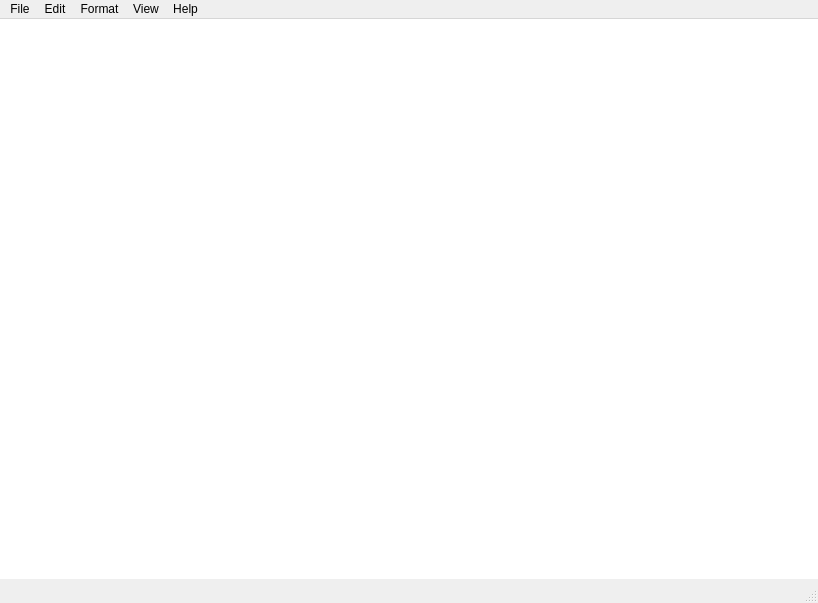
<?xml version="1.0" encoding="UTF-8"?>
<ui version="4.0">
 <author>Abdullah O. Mustapha</author>
 <class>MainWindow</class>
 <widget class="QMainWindow" name="MainWindow">
  <property name="geometry">
   <rect>
    <x>0</x>
    <y>0</y>
    <width>818</width>
    <height>603</height>
   </rect>
  </property>
  <property name="windowTitle">
   <string>MainWindow</string>
  </property>
  <widget class="QWidget" name="centralwidget">
   <widget class="QFrame" name="frame">
    <property name="geometry">
     <rect>
      <x>-1</x>
      <y>-1</y>
      <width>821</width>
      <height>561</height>
     </rect>
    </property>
    <property name="frameShape">
     <enum>QFrame::StyledPanel</enum>
    </property>
    <property name="frameShadow">
     <enum>QFrame::Raised</enum>
    </property>
    <widget class="QTextEdit" name="textEdit">
     <property name="geometry">
      <rect>
       <x>0</x>
       <y>0</y>
       <width>821</width>
       <height>581</height>
      </rect>
     </property>
     <property name="html">
      <string>&lt;!DOCTYPE HTML PUBLIC &quot;-//W3C//DTD HTML 4.0//EN&quot; &quot;http://www.w3.org/TR/REC-html40/strict.dtd&quot;&gt;
&lt;html&gt;&lt;head&gt;&lt;meta name=&quot;qrichtext&quot; content=&quot;1&quot; /&gt;&lt;style type=&quot;text/css&quot;&gt;
p, li { white-space: pre-wrap; }
&lt;/style&gt;&lt;/head&gt;&lt;body style=&quot; font-family:'MS Shell Dlg 2'; font-size:8.25pt; font-weight:400; font-style:normal;&quot;&gt;
&lt;p style=&quot;-qt-paragraph-type:empty; margin-top:0px; margin-bottom:0px; margin-left:0px; margin-right:0px; -qt-block-indent:0; text-indent:0px; font-size:11pt;&quot;&gt;&lt;br /&gt;&lt;/p&gt;&lt;/body&gt;&lt;/html&gt;</string>
     </property>
     <property name="acceptRichText">
      <bool>false</bool>
     </property>
    </widget>
   </widget>
  </widget>
  <widget class="QMenuBar" name="menubar">
   <property name="geometry">
    <rect>
     <x>0</x>
     <y>0</y>
     <width>818</width>
     <height>21</height>
    </rect>
   </property>
   <widget class="QMenu" name="menuFile">
    <property name="title">
     <string>File</string>
    </property>
    <addaction name="actionNew"/>
    <addaction name="actionNew_Window"/>
    <addaction name="actionOpen"/>
    <addaction name="actionSave"/>
    <addaction name="actionSave_as"/>
    <addaction name="separator"/>
    <addaction name="actionPage_Setup"/>
    <addaction name="actionPrint"/>
    <addaction name="separator"/>
    <addaction name="actionExit"/>
   </widget>
   <widget class="QMenu" name="menuEdit">
    <property name="title">
     <string>Edit</string>
    </property>
    <addaction name="actionUndo"/>
    <addaction name="separator"/>
    <addaction name="actionCut"/>
    <addaction name="actionCopy"/>
    <addaction name="actionPaste"/>
    <addaction name="actionDelete"/>
    <addaction name="separator"/>
    <addaction name="actionSearch_with_Bing"/>
    <addaction name="actionFind"/>
    <addaction name="actionFind_Previous"/>
    <addaction name="actionFind_Previous_2"/>
    <addaction name="actionReplace"/>
    <addaction name="actionGo_To"/>
    <addaction name="separator"/>
    <addaction name="actionSelect_All"/>
    <addaction name="actionTime_Date"/>
   </widget>
   <widget class="QMenu" name="menuFormat">
    <property name="title">
     <string>Format</string>
    </property>
    <addaction name="actionWord_Wrap"/>
    <addaction name="actionFonts"/>
   </widget>
   <widget class="QMenu" name="menuView">
    <property name="title">
     <string>View</string>
    </property>
    <widget class="QMenu" name="menuZoom">
     <property name="title">
      <string>Zoom</string>
     </property>
     <addaction name="actionZoom_In"/>
     <addaction name="actionZoom_Out"/>
     <addaction name="actionRestore_Default_Zoom"/>
    </widget>
    <addaction name="menuZoom"/>
    <addaction name="actionStatus_Bar"/>
   </widget>
   <widget class="QMenu" name="menu">
    <property name="title">
     <string>Help</string>
    </property>
    <addaction name="actionView_Help"/>
    <addaction name="actionSend_Feedback"/>
    <addaction name="separator"/>
    <addaction name="actionAbout_Notepad"/>
   </widget>
   <addaction name="menuFile"/>
   <addaction name="menuEdit"/>
   <addaction name="menuFormat"/>
   <addaction name="menuView"/>
   <addaction name="menu"/>
  </widget>
  <widget class="QStatusBar" name="statusbar"/>
  <action name="actionNew">
   <property name="text">
    <string>New</string>
   </property>
   <property name="shortcut">
    <string>Ctrl+N</string>
   </property>
  </action>
  <action name="actionNew_Window">
   <property name="text">
    <string>New Window</string>
   </property>
   <property name="shortcut">
    <string>Ctrl+Shift+N</string>
   </property>
  </action>
  <action name="actionOpen">
   <property name="text">
    <string>Open</string>
   </property>
   <property name="shortcut">
    <string>Ctrl+O</string>
   </property>
  </action>
  <action name="actionSave">
   <property name="text">
    <string>Save</string>
   </property>
   <property name="shortcut">
    <string>Ctrl+S</string>
   </property>
  </action>
  <action name="actionSave_as">
   <property name="text">
    <string>Save as</string>
   </property>
   <property name="shortcut">
    <string>Ctrl+Shift+S</string>
   </property>
  </action>
  <action name="actionPage_Setup">
   <property name="text">
    <string>Page Setup...</string>
   </property>
  </action>
  <action name="actionPrint">
   <property name="text">
    <string>Print...</string>
   </property>
   <property name="shortcut">
    <string>Ctrl+P</string>
   </property>
  </action>
  <action name="actionExit">
   <property name="text">
    <string>Exit</string>
   </property>
  </action>
  <action name="actionUndo">
   <property name="text">
    <string>Undo</string>
   </property>
   <property name="shortcut">
    <string>Ctrl+Z</string>
   </property>
  </action>
  <action name="actionCut">
   <property name="text">
    <string>Cut</string>
   </property>
   <property name="shortcut">
    <string>Ctrl+X</string>
   </property>
  </action>
  <action name="actionCopy">
   <property name="text">
    <string>Copy</string>
   </property>
   <property name="shortcut">
    <string>Ctrl+C</string>
   </property>
  </action>
  <action name="actionPaste">
   <property name="text">
    <string>Paste</string>
   </property>
   <property name="shortcut">
    <string>Ctrl+V</string>
   </property>
  </action>
  <action name="actionDelete">
   <property name="text">
    <string>Delete</string>
   </property>
   <property name="shortcut">
    <string>Del</string>
   </property>
  </action>
  <action name="actionSearch_with_Bing">
   <property name="text">
    <string>Search with Bing</string>
   </property>
   <property name="shortcut">
    <string>Ctrl+E</string>
   </property>
  </action>
  <action name="actionFind">
   <property name="text">
    <string>Find...</string>
   </property>
   <property name="shortcut">
    <string>Ctrl+F</string>
   </property>
  </action>
  <action name="actionFind_Previous">
   <property name="text">
    <string>Find Next</string>
   </property>
   <property name="shortcut">
    <string>F3</string>
   </property>
  </action>
  <action name="actionFind_Previous_2">
   <property name="text">
    <string>Find Previous</string>
   </property>
   <property name="shortcut">
    <string>Shift+F3</string>
   </property>
  </action>
  <action name="actionReplace">
   <property name="text">
    <string>Replace...</string>
   </property>
   <property name="shortcut">
    <string>Ctrl+H</string>
   </property>
  </action>
  <action name="actionGo_To">
   <property name="text">
    <string>Go To...</string>
   </property>
   <property name="shortcut">
    <string>Ctrl+G</string>
   </property>
  </action>
  <action name="actionSelect_All">
   <property name="text">
    <string>Select All</string>
   </property>
   <property name="shortcut">
    <string>Ctrl+A</string>
   </property>
  </action>
  <action name="actionTime_Date">
   <property name="text">
    <string>Time/Date</string>
   </property>
   <property name="shortcut">
    <string>F5</string>
   </property>
  </action>
  <action name="actionWord_Wrap">
   <property name="text">
    <string>Word Wrap</string>
   </property>
  </action>
  <action name="actionFonts">
   <property name="text">
    <string>Fonts...</string>
   </property>
  </action>
  <action name="actionStatus_Bar">
   <property name="checkable">
    <bool>true</bool>
   </property>
   <property name="text">
    <string>Status Bar</string>
   </property>
  </action>
  <action name="actionView_Help">
   <property name="text">
    <string>View Help</string>
   </property>
  </action>
  <action name="actionSend_Feedback">
   <property name="text">
    <string>Send Feedback</string>
   </property>
  </action>
  <action name="actionAbout_Notepad">
   <property name="text">
    <string>About Notepad</string>
   </property>
  </action>
  <action name="actionZoom_In">
   <property name="text">
    <string>Zoom In</string>
   </property>
   <property name="shortcut">
    <string>Ctrl++</string>
   </property>
  </action>
  <action name="actionZoom_Out">
   <property name="text">
    <string>Zoom Out</string>
   </property>
   <property name="shortcut">
    <string>Ctrl+-</string>
   </property>
  </action>
  <action name="actionRestore_Default_Zoom">
   <property name="text">
    <string>Restore Default Zoom</string>
   </property>
   <property name="shortcut">
    <string>Ctrl+0</string>
   </property>
  </action>
 </widget>
 <layoutdefault spacing="6" margin="9"/>
 <resources/>
 <connections/>
</ui>
